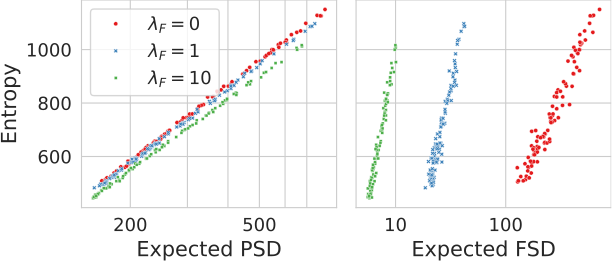

The Python source for this figure:
# the relations among the entropy, the expected PSD, and the expected FSD.

import os
import hydra
from omegaconf import DictConfig
import numpy as np
import torch
from torch import Tensor
import matplotlib.pyplot as plt
import pandas as pd
import seaborn as sns
import shutil
import task, train
from train import ZOoptim


def calc_entropy(covariance: Tensor) -> Tensor:
    nDim = covariance.shape[-1]
    entropy = (nDim * (np.log(2 * np.pi) + 1) + torch.linalg.slogdet(covariance)[1]) / 2
    return entropy


def get_param_entropy(zoo: ZOoptim) -> float:
    entropy: float = 0
    for chol in zoo.chol_matrices:
        inverse = chol @ chol.mT
        Sigma = torch.linalg.inv(inverse)
        entropy += calc_entropy(Sigma).item()
    return entropy


def get_metrics(zoo: ZOoptim) -> tuple[float, float]:
    dout = zoo.dOutputs
    sha = dout.shape
    if len(sha) == 4:  # RNNs
        out_cov = torch.einsum('qbsm,qbsn->bsmn', dout, dout) / sha[0]
    elif len(sha) == 3:  # other NNs
        out_cov = torch.einsum('qbm,qbn->bmn', dout, dout) / sha[0]
    out_ent = calc_entropy(out_cov)
    osd = (dout**2).sum(dim=2).mean().item()
    return out_ent.mean().item(), osd


def get_fsd(zoo: ZOoptim, fisher: Tensor) -> float:
    sha = zoo.dWeights.shape
    start_idx: int = 0
    fsd: float = 0
    for num in zoo.num_params:
        dw = zoo.dWeights[:, start_idx:start_idx+num]
        fsd += torch.einsum('qm,mn,qn->', dw, fisher, dw).item() / sha[0]
        start_idx += num
    return fsd


@hydra.main(version_base=None, config_path=".", config_name="config")
def main(cfg: DictConfig) -> None:
    os.environ['CUDA_DEVICE_ORDER'] = 'PCI_BUS_ID'
    os.environ['CUDA_VISIBLE_DEVICES'] = f'{cfg.cuda_id}'
    print('CUDA_VISIBLE_DEVICES = ', os.environ['CUDA_VISIBLE_DEVICES'])
    np.random.seed(cfg.seed)
    torch.manual_seed(cfg.seed)
    torch.backends.cudnn.benchmark = False
    torch.backends.cudnn.deterministic = True

    lambdaF_list = [0, 1, 10]
    lambdaP_min_max = [[1, 5], [1, 5], [1, 5]]
    cfg.dataset = 'MNIST'
    cfg.zoo.max_dim = 1024
    cfg.zoo.vectors = 'fromI'
    cfg.epochs = 5
    cfg.cnn.ch = 3
    cfg.cnn.linear_width = 16

    train_loader, test_loader, net = task.get_dataset_model(cfg)
    net.eval()

    outfile = f'/{cfg.suffix}{cfg.dataset}_{cfg.zoo.vectors}{cfg.zoo.max_dim}_{cfg.cuda_id}_{cfg.seed}.log'
    progr = train.ReportProgress(cfg, outfile)
    tr_inst = train.TrainZO(cfg, net, progr, train_loader, test_loader)

    try:
        tr_inst.train(cfg)
    except KeyboardInterrupt:
        print('KeyboardInterrupt')

    cfg.zoo.vectors = 'np'
    results = pd.DataFrame(columns=['entropy', 'expected PSD', 'output entropy', 'expected OSD',
                                    'expected FSD', 'lambdaP', 'lambdaF', 'iter'])

    num_random = 20
    num_lambdaP = 100
    zoo = ZOoptim(cfg, net)
    for i, (input, label) in enumerate(train_loader):
        _ = zoo.initialize_batch_and_forward(input, label)
        mod_idx, perturbations = zoo.perturb_for_fim()
        zoo.evaluate(perturbations)
        fisher = zoo.calc_fisher()
        for lambdaF, min_max in zip(lambdaF_list, lambdaP_min_max):
            zoo.cfg.np.lambdaF = float(lambdaF)
            lambdaP_list = np.random.uniform(low=min_max[0], high=min_max[1], size=num_lambdaP)
            for lambdaP in lambdaP_list:
                zoo.cfg.np.lambdaP = float(lambdaP)
                zoo.calc_sigma(mod_idx, fisher)
                random = zoo.perturb_normal(num_random)
                zoo.evaluate(random)
                psd = (random**2).sum(dim=1).mean().item()
                ent = get_param_entropy(zoo)
                enty, osd = get_metrics(zoo)
                fsd = get_fsd(zoo, fisher)
                lambdaFstr = f'$\\lambda_F = {lambdaF}$'
                appending = {'entropy': ent, 'expected PSD': psd, 'output entropy': enty,
                             'expected OSD': osd, 'expected FSD': fsd, 'lambdaP': lambdaP,
                             'lambdaF': lambdaFstr, 'iter': i}
                results.loc[len(results)] = pd.Series(appending)
        break

    pdflatex_available = shutil.which("pdflatex") is not None
    plt.rcParams['text.usetex'] = pdflatex_available
    plt.rcParams['pdf.use14corefonts'] = pdflatex_available
    plt.rcParams['font.size'] = 13
    sns.set_style('whitegrid')

    fig, ax = plt.subplots(ncols=2, nrows=1, figsize=(6.5, 3))
    g = sns.scatterplot(data=results, x='expected PSD', y='entropy', hue='lambdaF', style='lambdaF', ax=ax[0], palette="Set1", s=9)
    g.legend(loc='upper left')
    g.set(xscale='log')
    g.set(xticks=[200, 300, 400, 500, 600, 700], xticklabels=['200', '', '', '500', '', ''])
    g.set_xlabel('Expected PSD', fontsize=15)
    g.set_ylabel('Entropy', fontsize=15)
    g = sns.scatterplot(data=results, x='expected FSD', y='entropy', hue='lambdaF', style='lambdaF', ax=ax[1], palette="Set1", s=9)
    g.set(xscale='log', ylabel='')
    g.set(xticks=[10, 100], xticklabels=['10', '100'])
    g.set_xlabel('Expected FSD', fontsize=15)
    g.set_yticks([600, 800, 1000])
    g.set(yticklabels=['', ] * 3)
    g.legend([], [], frameon=False)
    fig.tight_layout()
    plt.savefig('entropy_psd_fsd.pdf', bbox_inches="tight", pad_inches=0)
    plt.show()


if __name__ == '__main__':
    main()
